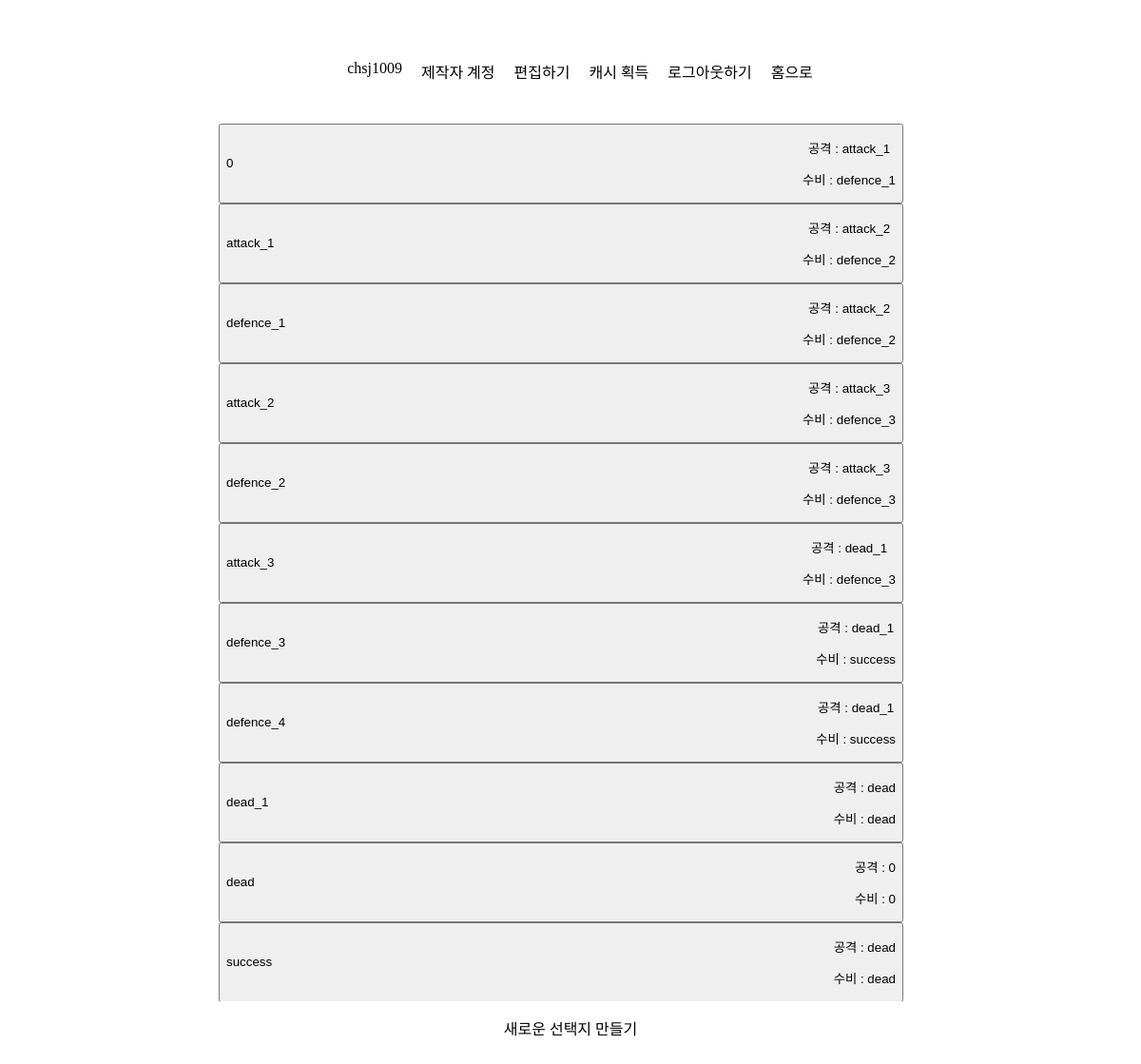
The page /list/ (signed in) on the database as committed earlier.
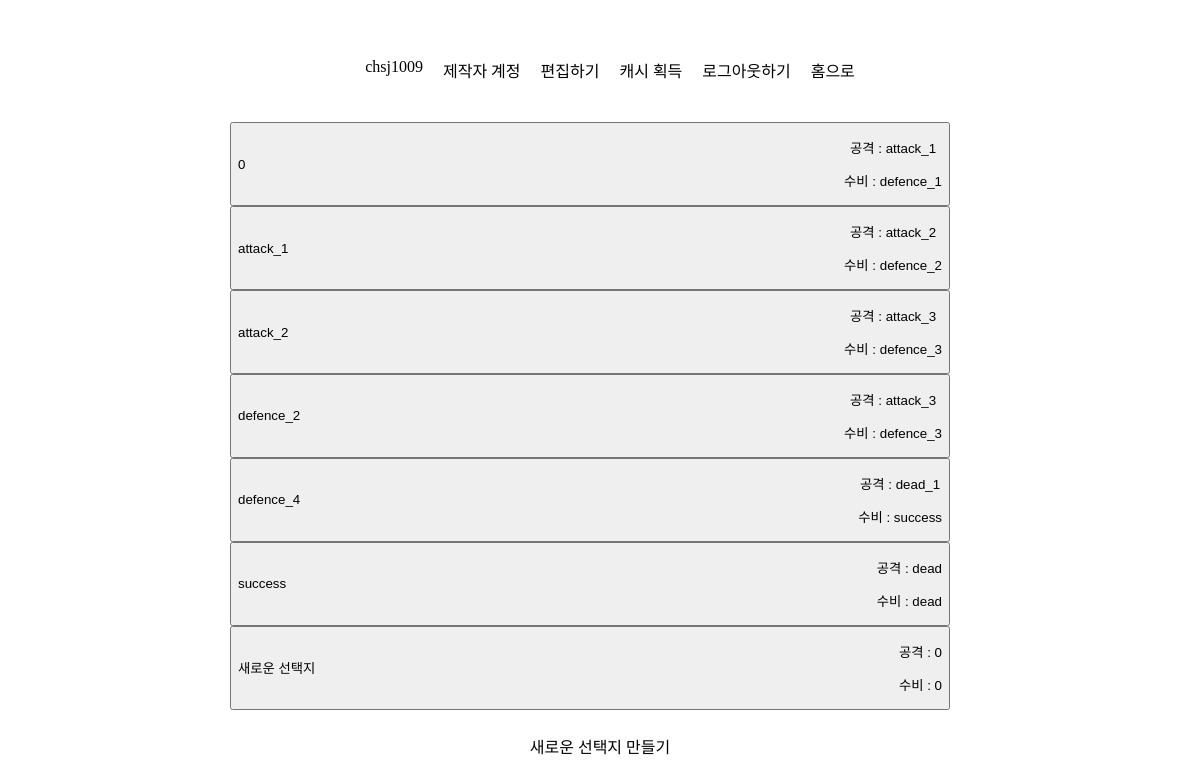
The same page on the database as committed later.
### game/models.py (models this page shows, shortened)
class Storyboard(models.Model):
    storyboard_name = models.CharField(verbose_name='STORYBOARD_NAME', max_length=100, default="")
    content = models.TextField()
    choice_attack = models.CharField(max_length=100, default='')
    choice_defence = models.CharField(max_length=100, default='')
    brave = models.IntegerField(default=0)
    wisdom = models.IntegerField(default=0)
    damage = models.IntegerField(default=0)

### game/views.py (the view)
# urls.py: path("list/", views.list, name='list'),
@login_required(login_url='/login')
def list(request):
    storyboards = Storyboard.objects.all()
    return render(request, 'game/list.html', {'storyboards' : storyboards})

### game/templates/game/list.html
{% extends 'game/base.html' %} {% block css %} {% load static %}
<link rel="stylesheet" type="text/css" href="{% static 'game/list.css' %}">
{% endblock css %}
{% block content %}
<ul class="bodyContainer">
    {% for storyboard in storyboards %}
        <li class="storyboardInfo">
            <button class="storyboardInfoContainer" onclick="location.href='/edit/{{storyboard.storyboard_name}}'">
                <div class="link">
                    <a>{{ storyboard.storyboard_name }}</a>
                </div>
                <div class="choiceContainer">
                    <div class="choice">
                        <p>공격 : {{ storyboard.choice_attack }}</p>
                    </div>
                    <div class="choice">
                        <p>수비 : {{ storyboard.choice_defence }}</p>
                    </div>
                </div>
            </button>
        </li>
    {% endfor %}
</ul>
<div class="new">
    <a href="{% url 'game:new' %}">새로운 선택지 만들기</a>
</div>
{% endblock content %}

Rows that differ between the two databases and show on the page:
removed Storyboard: storyboard_name "defence_1", choice_attack "attack_2", choice_defence "defence_2"
removed Storyboard: storyboard_name "attack_3", choice_attack "dead_1", choice_defence "defence_3"
removed Storyboard: storyboard_name "defence_3", choice_attack "dead_1", choice_defence "success"
removed Storyboard: storyboard_name "dead_1", choice_attack "dead", choice_defence "dead"
removed Storyboard: storyboard_name "dead", choice_attack "0", choice_defence "0"
added Storyboard: storyboard_name "새로운 선택지", choice_attack "0", choice_defence "0"
